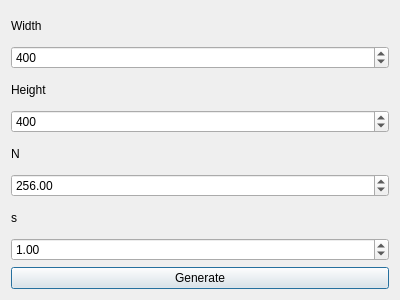
<?xml version="1.0" encoding="UTF-8"?>
<ui version="4.0">
 <class>GenerateSinusoidImageDialogClass</class>
 <widget class="QDialog" name="GenerateSinusoidImageDialogClass">
  <property name="geometry">
   <rect>
    <x>0</x>
    <y>0</y>
    <width>400</width>
    <height>300</height>
   </rect>
  </property>
  <property name="windowTitle">
   <string>GenerateSinusoidImageDialog</string>
  </property>
  <layout class="QVBoxLayout" name="verticalLayout_2">
   <item>
    <widget class="QLabel" name="label_2">
     <property name="text">
      <string>Width</string>
     </property>
    </widget>
   </item>
   <item>
    <widget class="QSpinBox" name="widthSpinBox">
     <property name="maximum">
      <number>1000</number>
     </property>
     <property name="value">
      <number>400</number>
     </property>
    </widget>
   </item>
   <item>
    <widget class="QLabel" name="label">
     <property name="text">
      <string>Height</string>
     </property>
    </widget>
   </item>
   <item>
    <widget class="QSpinBox" name="heightSpinBox">
     <property name="maximum">
      <number>1000</number>
     </property>
     <property name="value">
      <number>400</number>
     </property>
    </widget>
   </item>
   <item>
    <widget class="QLabel" name="label_3">
     <property name="text">
      <string>N</string>
     </property>
    </widget>
   </item>
   <item>
    <widget class="QDoubleSpinBox" name="nSpinBox">
     <property name="maximum">
      <double>5000.000000000000000</double>
     </property>
     <property name="value">
      <double>256.000000000000000</double>
     </property>
    </widget>
   </item>
   <item>
    <widget class="QLabel" name="label_4">
     <property name="text">
      <string>s</string>
     </property>
    </widget>
   </item>
   <item>
    <widget class="QDoubleSpinBox" name="sSpinBox">
     <property name="value">
      <double>1.000000000000000</double>
     </property>
    </widget>
   </item>
   <item>
    <widget class="QPushButton" name="generateButton">
     <property name="text">
      <string>Generate</string>
     </property>
    </widget>
   </item>
  </layout>
 </widget>
 <layoutdefault spacing="6" margin="11"/>
 <resources/>
 <connections/>
</ui>
